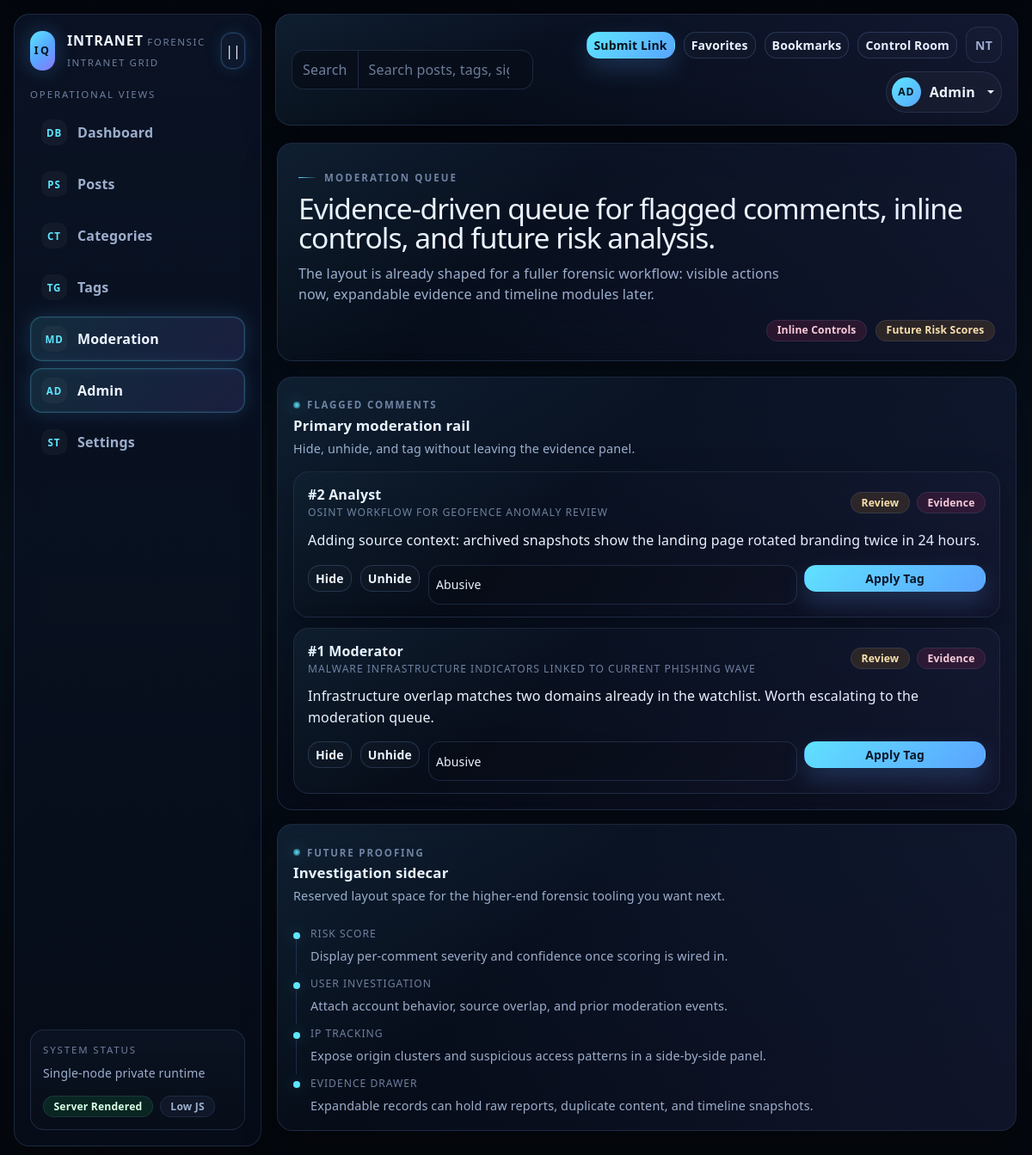
The page /admin/moderation (signed in) on the database its author committed.
### tables this page shows
CREATE TABLE IF NOT EXISTS users (
    id BIGINT UNSIGNED AUTO_INCREMENT PRIMARY KEY,
    email VARCHAR(190) NOT NULL UNIQUE,
    password_hash VARCHAR(255) NULL,
    display_name VARCHAR(120) NOT NULL,
    avatar_url VARCHAR(500) NULL,
    bio TEXT NULL,
    is_active TINYINT(1) NOT NULL DEFAULT 1,
    created_at DATETIME NOT NULL,
    updated_at DATETIME NOT NULL
);

CREATE TABLE IF NOT EXISTS comments (
    id BIGINT UNSIGNED AUTO_INCREMENT PRIMARY KEY,
    post_id BIGINT UNSIGNED NOT NULL,
    user_id BIGINT UNSIGNED NOT NULL,
    body TEXT NOT NULL,
    moderation_state VARCHAR(40) NOT NULL DEFAULT 'visible',
    is_hidden TINYINT(1) NOT NULL DEFAULT 0,
    created_at DATETIME NOT NULL,
    updated_at DATETIME NOT NULL,
    INDEX idx_comments_post (post_id),
    FOREIGN KEY (post_id) REFERENCES posts(id) ON DELETE CASCADE,
    FOREIGN KEY (user_id) REFERENCES users(id) ON DELETE CASCADE
);

CREATE TABLE IF NOT EXISTS posts (
    id BIGINT UNSIGNED AUTO_INCREMENT PRIMARY KEY,
    user_id BIGINT UNSIGNED NOT NULL,
    category_id BIGINT UNSIGNED NULL,
    url VARCHAR(2048) NOT NULL,
    canonical_url VARCHAR(2048) NOT NULL,
    title VARCHAR(500) NOT NULL,
    description TEXT NULL,
    thumbnail_url VARCHAR(2048) NULL,
    site_name VARCHAR(255) NULL,
    author_name VARCHAR(255) NULL,
    published_at DATETIME NULL,
    metadata_json JSON NULL,
    like_count INT UNSIGNED NOT NULL DEFAULT 0,
    dislike_count INT UNSIGNED NOT NULL DEFAULT 0,
    comment_count INT UNSIGNED NOT NULL DEFAULT 0,
    favorite_count INT UNSIGNED NOT NULL DEFAULT 0,
    bookmark_count INT UNSIGNED NOT NULL DEFAULT 0,
    report_count INT UNSIGNED NOT NULL DEFAULT 0,
    created_at DATETIME NOT NULL,
    updated_at DATETIME NOT NULL,
    INDEX idx_posts_created_at (created_at),
    INDEX idx_posts_category (category_id),
    INDEX idx_posts_counts (like_count, comment_count, favorite_count, bookmark_count),
    FOREIGN KEY (user_id) REFERENCES users(id) ON DELETE CASCADE,
    FOREIGN KEY (category_id) REFERENCES categories(id) ON DELETE SET NULL
);

### resources/views/moderation/queue.php (the view, shortened to what the rows shown need)
<div class="page-shell">
    <section class="page-hero glass-panel">
        <div class="page-hero-grid">
            <div>
                <span class="eyebrow">Moderation Queue</span>
                <h1 class="page-title">Evidence-driven queue for flagged comments, inline controls, and future risk analysis.</h1>
                <p class="page-copy">The layout is already shaped for a fuller forensic workflow: visible actions now, expandable evidence and timeline modules later.</p>
            </div>
            <div class="page-meta">
                <span class="chip chip-moderation">Inline Controls</span>
                <span class="chip chip-warning">Future Risk Scores</span>
            </div>
        </div>
    </section>
    <div class="moderation-grid">
        <section class="glass-panel section-card">
            <div class="intel-panel-header">
                <div>
                    <div class="panel-kicker">Flagged Comments</div>
                    <h2 class="panel-title">Primary moderation rail</h2>
                    <p class="panel-copy">Hide, unhide, and tag without leaving the evidence panel.</p>
                </div>
            </div>
            <div class="evidence-list">
                <?php foreach (($queue['comments'] ?? []) as $comment): ?>
                    <article class="comment-card">
                        <div class="comment-header">
                            <div>
                                <div class="comment-author">#<?= (int) $comment['id'] ?> <?= Helpers::e($comment['display_name']) ?></div>
                                <div class="intel-feed-meta"><?= Helpers::e($comment['post_title']) ?></div>
                            </div>
                            <div class="page-actions">
                                <span class="chip chip-warning">Review</span>
                                <span class="chip chip-moderation">Evidence</span>
                            </div>
                        </div>
                        <div class="comment-body"><?= nl2br(Helpers::e($comment['body'])) ?></div>
                        <div class="comment-actions mt-3">
                            <form method="post" action="/admin/comments/<?= (int) $comment['id'] ?>/hide">
                                <button class="btn btn-outline-warning btn-sm" type="submit">Hide</button>
                            </form>
                            <form method="post" action="/admin/comments/<?= (int) $comment['id'] ?>/unhide">
                                <button class="btn btn-outline-success btn-sm" type="submit">Unhide</button>
                            </form>
                            <form method="post" action="/admin/comments/<?= (int) $comment['id'] ?>/tag" class="row g-2 flex-grow-1">
                                <div class="col-md-8">
                                    <select name="tag_id" class="form-select form-select-sm">
                                        <?php foreach (($commentTags ?? []) as $tag): ?>
                                            <option value="<?= (int) $tag['id'] ?>"><?= Helpers::e($tag['name']) ?></option>
                                        <?php endforeach; ?>
                                    </select>
                                </div>
                                <div class="col-md-4">
                                    <button class="btn btn-primary btn-sm w-100" type="submit">Apply Tag</button>
                                </div>
                            </form>
                        </div>
                    </article>
                <?php endforeach; ?>
            </div>
        </section>
        <aside class="glass-panel section-card">
            <div class="panel-kicker">Future Proofing</div>
            <h2 class="panel-title">Investigation sidecar</h2>
            <p class="panel-copy">Reserved layout space for the higher-end forensic tooling you want next.</p>
            <div class="timeline-list mt-4">
                <div class="timeline-item">
                    <div class="intel-list-meta">Risk Score</div>
                    <div class="panel-copy">Display per-comment severity and confidence once scoring is wired in.</div>
                </div>
                <div class="timeline-item">
                    <div class="intel-list-meta">User Investigation</div>
                    <div class="panel-copy">Attach account behavior, source overlap, and prior moderation events.</div>
                </div>
                <div class="timeline-item">
                    <div class="intel-list-meta">IP Tracking</div>
                    <div class="panel-copy">Expose origin clusters and suspicious access patterns in a side-by-side panel.</div>
                </div>
                <div class="timeline-item">
                    <div class="intel-list-meta">Evidence Drawer</div>
                    <div class="panel-copy">Expandable records can hold raw reports, duplicate content, and timeline snapshots.</div>
                </div>
            </div>
        </aside>
    </div>
</div>

### app/Core/Router.php (shortened to what the rows shown need)
<?php
final class Router
{
    private array $routes = [];
    public function add(string $method, string $path, callable $handler): void
    {
        $this->routes[] = [$method, $path, $handler];
    }
    public function dispatch(string $method, string $uri): void
    {
        $path = parse_url($uri, PHP_URL_PATH) ?: '/';
        foreach ($this->routes as [$routeMethod, $routePath, $handler]) {
            if ($routeMethod !== $method) {
                continue;
            }
            $pattern = '#^' . preg_replace('#\{([a-zA-Z_][a-zA-Z0-9_]*)\}#', '(?P<$1>[^/]+)', $routePath) . '$#';
            if (!preg_match($pattern, $path, $matches)) {
                continue;
            }
            $params = array_filter($matches, static fn ($key): bool => !is_int($key), ARRAY_FILTER_USE_KEY);
            $handler($params);
            return;
        }
    }
}

### resources/views/layouts/app.php (shortened to what the rows shown need)
<?php
require $templatePath;
$content = ob_get_clean();
$path = parse_url($_SERVER['REQUEST_URI'] ?? '/', PHP_URL_PATH) ?: '/';
$roles = strtolower((string) ($currentUser['roles'] ?? ''));
$isStaff = str_contains($roles, 'admin') || str_contains($roles, 'moderator');
$identity = trim((string) ($currentUser['display_name'] ?? $currentUser['email'] ?? 'Operator'));
$identityInitials = strtoupper(substr(preg_replace('/[^A-Z0-9]/i', '', $identity), 0, 2) ?: 'OP');
$navItems = [
    ['label' => 'Dashboard', 'short' => 'DB', 'href' => '/', 'match' => ['/']],
    ['label' => 'Posts', 'short' => 'PS', 'href' => '/', 'match' => ['/post/', '/category/', '/tag/']],
    ['label' => 'Categories', 'short' => 'CT', 'href' => '/admin', 'match' => ['/category/']],
    ['label' => 'Tags', 'short' => 'TG', 'href' => '/admin', 'match' => ['/tag/']],
    ['label' => 'Moderation', 'short' => 'MD', 'href' => '/admin/moderation', 'match' => ['/admin/moderation', '/admin/reports']],
    ['label' => 'Admin', 'short' => 'AD', 'href' => '/admin', 'match' => ['/admin']],
    ['label' => 'Settings', 'short' => 'ST', 'href' => '/admin/users-badges', 'match' => ['/admin/users-badges', '/user/']],
];
$isActive = static function (string $currentPath, array $matchers): bool {
    foreach ($matchers as $matcher) {
        if ($matcher === '/' && $currentPath === '/') {
            return true;
        }
        if ($matcher !== '/' && str_starts_with($currentPath, $matcher)) {
            return true;
        }
    }
    return false;
};
?>
<!doctype html>
<html lang="en" data-theme="dark">
<head>
    <link rel="stylesheet" href="https://cdn.jsdelivr.net/npm/bootstrap@5.3.3/dist/css/bootstrap.min.css">
    <link rel="stylesheet" href="/assets/css/tailwind.css">
    <link rel="stylesheet" href="/assets/css/theme.css">
</head>
<body class="intel-body">
<div class="intel-shell" data-sidebar-state="expanded" data-sidebar-open="false">
    <aside class="intel-sidebar glass-shell">
        <div class="d-flex align-items-center justify-content-between gap-2">
            <a class="intel-brand text-decoration-none" href="/">
                <span class="intel-brand-mark">IQ</span>
                <span class="intel-brand-copy">
                    <span class="intel-brand-title"><?= Helpers::e($appName) ?></span>
                    <span class="intel-brand-subtitle">Forensic intranet grid</span>
                </span>
            </a>
            <button class="intel-sidebar-toggle" type="button" data-sidebar-toggle aria-label="Toggle sidebar">||</button>
        </div>
        <div>
            <p class="intel-nav-heading">Operational Views</p>
            <nav class="intel-nav">
                <?php foreach ($navItems as $item): ?>
                    <a
                        class="intel-nav-link <?= $isActive($path, $item['match']) ? 'active' : '' ?>"
                        href="<?= Helpers::e($item['href']) ?>"
                        title="<?= Helpers::e($item['label']) ?>"
                    >
                        <span class="nav-icon"><?= Helpers::e($item['short']) ?></span>
                        <span class="nav-label"><?= Helpers::e($item['label']) ?></span>
                    </a>
                <?php endforeach; ?>
            </nav>
        </div>
        <div class="intel-sidebar-footer">
            <div class="intel-nav-heading mb-2">System Status</div>
            <div class="small text-secondary">Single-node private runtime</div>
            <div class="page-actions mt-3">
                <span class="chip chip-success">Server Rendered</span>
                <span class="chip chip-neutral">Low JS</span>
            </div>
        </div>
    </aside>
    <div class="intel-main">
        <header class="intel-topbar glass-panel">
            <div class="intel-topbar-group">
                <form class="intel-search" method="get" action="/">
                    <div class="input-group">
                        <span class="input-group-text">Search</span>
                        <input
                            class="form-control"
                            type="search"
                            name="q"
                            value="<?= Helpers::e((string) ($_GET['q'] ?? '')) ?>"
                            placeholder="Search posts, tags, signals, investigations"
                            aria-label="Global search"
                        >
                    </div>
                </form>
            </div>
            <div class="intel-topbar-actions">
                <?php if ($currentUser): ?>
                    <a class="btn btn-primary btn-sm" href="/submit">Submit Link</a>
                    <a class="btn btn-outline-light btn-sm" href="/favorites">Favorites</a>
                    <a class="btn btn-outline-light btn-sm" href="/bookmarks">Bookmarks</a>
                    <?php if ($isStaff): ?>
                        <a class="btn btn-outline-info btn-sm" href="/admin">Control Room</a>
                    <?php endif; ?>
                    <button class="btn btn-ghost btn-icon btn-sm" type="button" aria-label="Notifications">NT</button>
                    <div class="dropdown">
                        <button class="btn avatar-pill dropdown-toggle" type="button" data-bs-toggle="dropdown" aria-expanded="false">
                            <span class="avatar-mark"><?= Helpers::e($identityInitials) ?></span>
                            <span class="d-none d-sm-inline"><?= Helpers::e($identity) ?></span>
                        </button>
                    </div>
                <?php else: ?>
                    <a class="btn btn-outline-light btn-sm" href="/login">Login</a>
                    <a class="btn btn-primary btn-sm" href="/register">Register</a>
                <?php endif; ?>
            </div>
        </header>
        <main class="intel-content">
            <?= $content ?>
        </main>
    </div>
</div>
</body>
</html>

### rows shown on the page
users: display_name "AD", display_name "Admin"
comments: id "2", user.display_name "Analyst", post.title "OSINT WORKFLOW FOR GEOFENCE ANOMALY REVIEW", body "Adding source context: archived snapshots show the landing page rotated branding twice in 24 hours."
comments: id "1", user.display_name "Moderator", post.title "MALWARE INFRASTRUCTURE INDICATORS LINKED TO CURRENT PHISHING WAVE", body "Infrastructure overlap matches two domains already in the watchlist. Worth escalating to the moderation queue."

### other values the page prints
Helpers::e($item['short']) "DB"
Helpers::e($item['label']) "Dashboard"
Helpers::e($item['short']) "PS"
Helpers::e($item['label']) "Posts"
Helpers::e($item['short']) "CT"
Helpers::e($item['label']) "Categories"
Helpers::e($item['short']) "TG"
Helpers::e($item['label']) "Tags"
Helpers::e($item['short']) "MD"
Helpers::e($item['label']) "Moderation"
Helpers::e($item['short']) "AD"
Helpers::e($item['label']) "Admin"
Helpers::e($item['short']) "ST"
Helpers::e($item['label']) "Settings"
form field tag_id "Abusive"
